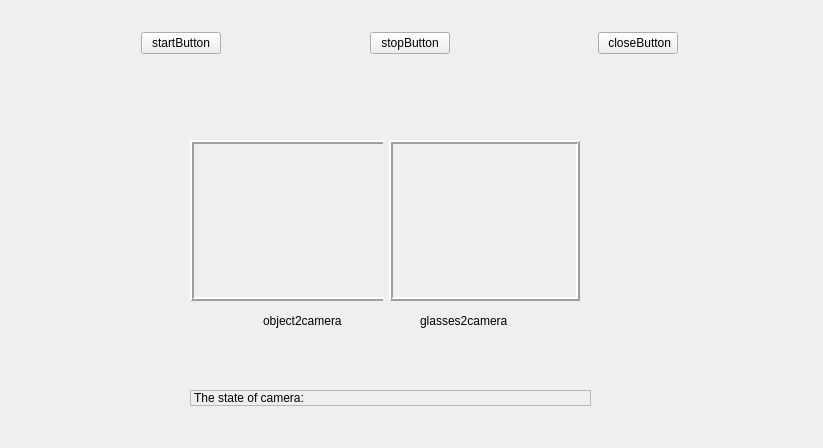
<?xml version="1.0" encoding="UTF-8"?>
<ui version="4.0">
 <class>HumanWidget</class>
 <widget class="QWidget" name="HumanWidget">
  <property name="enabled">
   <bool>true</bool>
  </property>
  <property name="geometry">
   <rect>
    <x>0</x>
    <y>0</y>
    <width>823</width>
    <height>448</height>
   </rect>
  </property>
  <property name="windowTitle">
   <string>HumanWidget</string>
  </property>
  <property name="layoutDirection">
   <enum>Qt::LayoutDirection::LeftToRight</enum>
  </property>
  <widget class="QWidget" name="layoutWidget">
   <property name="geometry">
    <rect>
     <x>190</x>
     <y>140</y>
     <width>391</width>
     <height>161</height>
    </rect>
   </property>
   <layout class="QHBoxLayout" name="horizontalLayout_2">
    <item>
     <widget class="QWidget" name="widget" native="true">
      <widget class="QLabel" name="object_2">
       <property name="geometry">
        <rect>
         <x>0</x>
         <y>0</y>
         <width>201</width>
         <height>161</height>
        </rect>
       </property>
       <property name="frameShape">
        <enum>QFrame::Shape::Box</enum>
       </property>
       <property name="frameShadow">
        <enum>QFrame::Shadow::Raised</enum>
       </property>
       <property name="lineWidth">
        <number>2</number>
       </property>
       <property name="text">
        <string/>
       </property>
      </widget>
     </widget>
    </item>
    <item>
     <widget class="QWidget" name="widget_3" native="true">
      <widget class="QLabel" name="glasses">
       <property name="enabled">
        <bool>true</bool>
       </property>
       <property name="geometry">
        <rect>
         <x>0</x>
         <y>0</y>
         <width>191</width>
         <height>161</height>
        </rect>
       </property>
       <property name="sizePolicy">
        <sizepolicy hsizetype="Fixed" vsizetype="Fixed">
         <horstretch>0</horstretch>
         <verstretch>0</verstretch>
        </sizepolicy>
       </property>
       <property name="frameShape">
        <enum>QFrame::Shape::Box</enum>
       </property>
       <property name="frameShadow">
        <enum>QFrame::Shadow::Raised</enum>
       </property>
       <property name="lineWidth">
        <number>2</number>
       </property>
       <property name="text">
        <string/>
       </property>
      </widget>
     </widget>
    </item>
   </layout>
  </widget>
  <widget class="QWidget" name="layoutWidget">
   <property name="geometry">
    <rect>
     <x>0</x>
     <y>0</y>
     <width>2</width>
     <height>2</height>
    </rect>
   </property>
   <layout class="QVBoxLayout" name="verticalLayout"/>
  </widget>
  <widget class="QWidget" name="layoutWidget">
   <property name="geometry">
    <rect>
     <x>0</x>
     <y>0</y>
     <width>2</width>
     <height>2</height>
    </rect>
   </property>
   <layout class="QHBoxLayout" name="horizontalLayout_4"/>
  </widget>
  <widget class="QWidget" name="layoutWidget">
   <property name="geometry">
    <rect>
     <x>0</x>
     <y>0</y>
     <width>2</width>
     <height>2</height>
    </rect>
   </property>
   <layout class="QHBoxLayout" name="horizontalLayout_5"/>
  </widget>
  <widget class="QWidget" name="layoutWidget">
   <property name="geometry">
    <rect>
     <x>0</x>
     <y>0</y>
     <width>2</width>
     <height>2</height>
    </rect>
   </property>
   <layout class="QHBoxLayout" name="horizontalLayout_6"/>
  </widget>
  <widget class="QWidget" name="layoutWidget">
   <property name="geometry">
    <rect>
     <x>0</x>
     <y>0</y>
     <width>2</width>
     <height>2</height>
    </rect>
   </property>
   <layout class="QHBoxLayout" name="horizontalLayout_7"/>
  </widget>
  <widget class="QWidget" name="layoutWidget">
   <property name="geometry">
    <rect>
     <x>-1</x>
     <y>32</y>
     <width>821</width>
     <height>22</height>
    </rect>
   </property>
   <layout class="QHBoxLayout" name="horizontalLayout">
    <item>
     <spacer name="horizontalSpacer">
      <property name="orientation">
       <enum>Qt::Orientation::Horizontal</enum>
      </property>
      <property name="sizeHint" stdset="0">
       <size>
        <width>40</width>
        <height>20</height>
       </size>
      </property>
     </spacer>
    </item>
    <item>
     <widget class="QPushButton" name="startButton">
      <property name="text">
       <string>startButton</string>
      </property>
     </widget>
    </item>
    <item>
     <spacer name="horizontalSpacer_2">
      <property name="orientation">
       <enum>Qt::Orientation::Horizontal</enum>
      </property>
      <property name="sizeHint" stdset="0">
       <size>
        <width>40</width>
        <height>20</height>
       </size>
      </property>
     </spacer>
    </item>
    <item>
     <widget class="QPushButton" name="stopButton">
      <property name="text">
       <string>stopButton</string>
      </property>
     </widget>
    </item>
    <item>
     <spacer name="horizontalSpacer_4">
      <property name="orientation">
       <enum>Qt::Orientation::Horizontal</enum>
      </property>
      <property name="sizeHint" stdset="0">
       <size>
        <width>40</width>
        <height>20</height>
       </size>
      </property>
     </spacer>
    </item>
    <item>
     <widget class="QPushButton" name="closeButton">
      <property name="text">
       <string> closeButton</string>
      </property>
     </widget>
    </item>
    <item>
     <spacer name="horizontalSpacer_3">
      <property name="orientation">
       <enum>Qt::Orientation::Horizontal</enum>
      </property>
      <property name="sizeHint" stdset="0">
       <size>
        <width>40</width>
        <height>20</height>
       </size>
      </property>
     </spacer>
    </item>
   </layout>
  </widget>
  <widget class="QLabel" name="state">
   <property name="geometry">
    <rect>
     <x>190</x>
     <y>390</y>
     <width>401</width>
     <height>16</height>
    </rect>
   </property>
   <property name="frameShape">
    <enum>QFrame::Shape::StyledPanel</enum>
   </property>
   <property name="frameShadow">
    <enum>QFrame::Shadow::Sunken</enum>
   </property>
   <property name="text">
    <string>The state of camera:</string>
   </property>
  </widget>
  <widget class="QWidget" name="layoutWidget">
   <property name="geometry">
    <rect>
     <x>0</x>
     <y>0</y>
     <width>2</width>
     <height>2</height>
    </rect>
   </property>
   <layout class="QHBoxLayout" name="horizontalLayout_8"/>
  </widget>
  <widget class="QWidget" name="layoutWidget">
   <property name="geometry">
    <rect>
     <x>190</x>
     <y>300</y>
     <width>391</width>
     <height>41</height>
    </rect>
   </property>
   <layout class="QHBoxLayout" name="horizontalLayout_3">
    <item>
     <spacer name="horizontalSpacer_5">
      <property name="orientation">
       <enum>Qt::Orientation::Horizontal</enum>
      </property>
      <property name="sizeHint" stdset="0">
       <size>
        <width>40</width>
        <height>20</height>
       </size>
      </property>
     </spacer>
    </item>
    <item>
     <widget class="QLabel" name="object2camera">
      <property name="enabled">
       <bool>true</bool>
      </property>
      <property name="frameShadow">
       <enum>QFrame::Shadow::Sunken</enum>
      </property>
      <property name="text">
       <string>object2camera</string>
      </property>
     </widget>
    </item>
    <item>
     <spacer name="horizontalSpacer_6">
      <property name="orientation">
       <enum>Qt::Orientation::Horizontal</enum>
      </property>
      <property name="sizeHint" stdset="0">
       <size>
        <width>40</width>
        <height>20</height>
       </size>
      </property>
     </spacer>
    </item>
    <item>
     <widget class="QLabel" name="glasses2camera">
      <property name="text">
       <string>glasses2camera</string>
      </property>
     </widget>
    </item>
    <item>
     <spacer name="horizontalSpacer_7">
      <property name="orientation">
       <enum>Qt::Orientation::Horizontal</enum>
      </property>
      <property name="sizeHint" stdset="0">
       <size>
        <width>40</width>
        <height>20</height>
       </size>
      </property>
     </spacer>
    </item>
   </layout>
  </widget>
 </widget>
 <resources/>
 <connections/>
 <slots>
  <slot>slot_ServerConnect()</slot>
  <slot>slot_LoadData()</slot>
  <slot>slot_SendCommand()</slot>
  <slot>slot_SendCommandFroFile()</slot>
 </slots>
</ui>
